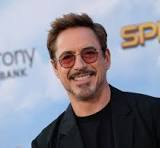
#> input picture Users/1111/Image (1).jpeg, 160 x 148 px
$ python attendance_system.py   (older library calls are emulated)
#> lines starting #> are read from the running program, lines starting #| are printed output that depends on the picture
#> (reads database/enrolment.pkl from the repository)
#> the answer given: 1
#> the answer given: Users/1111
#> the answer given: y
#> in process_single_image, image is the input picture: shape (148, 160, 3); mean B, G, R 147.5, 136.1, 137.1
### enrolment.py
"""
Direct TensorFlow Lite MediaPipe Implementation - Using .tflite models with TFLite interpreter
This implementation directly loads and uses MediaPipe .tflite models with TensorFlow Lite interpreter and uses only TFLite + OpenCV fallback
"""

import os
import sys
import gc
import atexit
import cv2
import numpy as np
import pickle
from typing import Dict, Any, Optional, List, Tuple
from datetime import datetime
import warnings

# Add utils to path
sys.path.append(os.path.dirname(__file__))

# Try to import TensorFlow Lite
HAS_TFLITE = False
try:
    import tensorflow as tf
    HAS_TFLITE = True
    print("✅ TensorFlow Lite available for direct model loading")
except ImportError:
    print("❌ TensorFlow Lite not found - will use OpenCV only")


class DirectTFLiteFaceProcessor:
    """Direct TensorFlow Lite face processor using MediaPipe .tflite models"""

    def __init__(self):
        self.tflite_available = False
        self.opencv_available = False
        self.current_mode = "unknown"

        # Model paths
        self.models_dir = "mediapipe_models"
        self.face_detection_model = None
        self.face_landmarks_model = None

        # Try to initialize TFLite models first
        self._init_tflite_models()

        # Always initialize OpenCV as fallback
        self._init_opencv()

        # Set processing mode
        if self.tflite_available:
            self.current_mode = "tflite"
            print("🎯 Using Direct TensorFlow Lite for face processing")
        elif self.opencv_available:
            self.current_mode = "opencv"
            print("🔄 Falling back to OpenCV for face processing")
        else:
            raise RuntimeError("Neither TensorFlow Lite nor OpenCV could be initialized")

    def _init_tflite_models(self):
        """Initialize TensorFlow Lite models directly"""
        if not HAS_TFLITE:
            return

        try:
            # Load face detection model
            detection_model_path = os.path.join(self.models_dir, "mediapipe_face_detection_short_range.tflite")
            if os.path.exists(detection_model_path):
                self.face_detection_model = self._load_tflite_model(detection_model_path, "Face Detection")

            # Load face landmarks model
            landmarks_model_path = os.path.join(self.models_dir, "mediapipe_face_landmark.tflite")
            if os.path.exists(landmarks_model_path):
                self.face_landmarks_model = self._load_tflite_model(landmarks_model_path, "Face Landmarks")

            # Check if we have at least face detection
            if self.face_detection_model is not None:
                self.tflite_available = True
                print("✅ TensorFlow Lite models loaded successfully")
            else:
                print("❌ No TensorFlow Lite models could be loaded")

        except Exception as e:
            print(f"❌ TensorFlow Lite initialization failed: {e}")
            self.tflite_available = False

    # [39 lines left out: function _load_tflite_model, not called in this run]

    def _init_opencv(self):
        """Initialize OpenCV face detector"""
        try:
            cascade_path = cv2.data.haarcascades + 'haarcascade_frontalface_default.xml'
            self.face_cascade = cv2.CascadeClassifier(cascade_path)

            if self.face_cascade.empty():
                raise RuntimeError("Could not load OpenCV face cascade")

            self.opencv_available = True
            print("✅ OpenCV face detector initialized")

        except Exception as e:
            print(f"❌ OpenCV initialization failed: {e}")
            self.opencv_available = False

    def detect_faces_in_image(self, image: np.ndarray) -> List[Dict[str, Any]]:
        """Detect faces using TFLite first, OpenCV fallback"""

        # Try TensorFlow Lite first
        if self.tflite_available and self.face_detection_model is not None:
            try:
                faces = self._detect_faces_tflite(image)
                if faces:  # If TFLite found faces, return them
                    return faces
                else:
                    print("🔄 TFLite found no faces, trying OpenCV fallback...")
            except Exception as e:
                print(f"⚠️ TFLite detection failed, falling back to OpenCV: {e}")
                if self.current_mode == "tflite":
                    print("🔄 Switching to OpenCV fallback mode")
                    self.current_mode = "opencv_fallback"

        # Fallback to OpenCV
        if self.opencv_available:
            return self._detect_faces_opencv(image)

        raise RuntimeError("No face detection method available")

    # [168 lines left out: functions _detect_faces_tflite, _extract_landmarks_tflite, not called in this run]

    def _detect_faces_opencv(self, image: np.ndarray) -> List[Dict[str, Any]]:
        """Detect faces using OpenCV (fallback)"""
        # Convert to grayscale for detection
        if len(image.shape) == 3:
            gray = cv2.cvtColor(image, cv2.COLOR_BGR2GRAY)
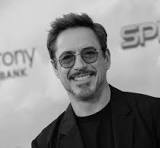
#> gray: shape (148, 160); min 0, max 230, mean 137.7
        else:
            gray = image

        # Detect faces
        face_rects = self.face_cascade.detectMultiScale(
            gray,
            scaleFactor=1.1,
            minNeighbors=5,
            minSize=(80, 80),
            flags=cv2.CASCADE_SCALE_IMAGE
        )
#> face_rects = [[37, 24, 86, 86]]

        faces = []
        for (x, y, w, h) in face_rects:
            # Extract face region
            face_region = image[y:y+h, x:x+w]

            face_info = {
                'bbox': [x, y, w, h],
                'confidence': 0.8,  # OpenCV doesn't provide confidence
                'face_region': face_region,
                'landmarks': None,  # OpenCV doesn't provide landmarks
                'method': 'opencv'
            }
            faces.append(face_info)
#> this loop made 1 pass
#> pass 1, in _detect_faces_opencv, `face_region = image[y:y+h, x:x+w]`:
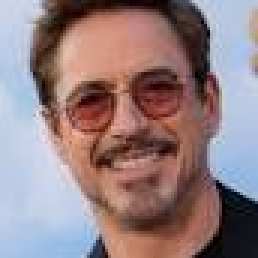
#> face_region: shape (86, 86, 3) (shown 3 times larger); mean B, G, R 129.9, 127.2, 148.2
#> after the loop, faces = 1 item

        return faces

    def extract_features(self, face_info: Dict[str, Any]) -> np.ndarray:
        """Extract features using hybrid approach"""

        face_region = face_info['face_region']
        landmarks = face_info.get('landmarks')
        method = face_info.get('method', 'unknown')

        # If we have TFLite landmarks, use them for enhanced features
        if method == 'tflite' and landmarks is not None:
            try:
                return self._extract_tflite_enhanced_features(face_region, landmarks)
            except Exception as e:
                print(f"⚠️ TFLite feature extraction failed, using traditional CV: {e}")

        # Fallback to traditional CV features
        return self._extract_traditional_features(face_region)

    # [71 lines left out: function _extract_tflite_enhanced_features, not called in this run]

    def _extract_traditional_features(self, face_region: np.ndarray) -> np.ndarray:
        """Extract traditional computer vision features"""
        try:
            # Resize to standard size
            face_resized = cv2.resize(face_region, (128, 128))

            # Convert to grayscale if needed
            if len(face_resized.shape) == 3:
                gray_face = cv2.cvtColor(face_resized, cv2.COLOR_BGR2GRAY)
            else:
                gray_face = face_resized

            features = []

            # 1. Local Binary Pattern (LBP) features
            lbp_features = self._compute_lbp_features(gray_face)
            features.extend(lbp_features[:256])  # 256 features

            # 2. Histogram of Oriented Gradients (HOG) features
            hog_features = self._compute_hog_features(gray_face)
            features.extend(hog_features[:128])  # 128 features

            # 3. Statistical features
            stat_features = self._compute_statistical_features(gray_face)
            features.extend(stat_features[:128])  # 128 features

            # Ensure exactly 512 features
            while len(features) < 512:
                features.append(0.0)

            features_array = np.array(features[:512], dtype=np.float32)

            # Normalize
            norm = np.linalg.norm(features_array)
            if norm > 0:
                features_array = features_array / norm

            return features_array

        except Exception as e:
            print(f"Feature extraction error: {e}")
            # Return zero vector as fallback
            return np.zeros(512, dtype=np.float32)

    def _compute_lbp_features(self, gray_image):
        """Compute Local Binary Pattern features"""
        features = []

        # Simple LBP computation
        rows, cols = gray_image.shape
        for i in range(1, rows-1):
            for j in range(1, cols-1):
                center = gray_image[i, j]
                binary_string = ''

                # Check 8 neighbors
                neighbors = [
                    gray_image[i-1, j-1], gray_image[i-1, j], gray_image[i-1, j+1],
                    gray_image[i, j+1], gray_image[i+1, j+1], gray_image[i+1, j],
                    gray_image[i+1, j-1], gray_image[i, j-1]
                ]

                for neighbor in neighbors:
                    binary_string += '1' if neighbor >= center else '0'

                lbp_value = int(binary_string, 2)
                if len(features) < 256:
                    features.append(lbp_value / 255.0)  # Normalize

        # Pad if needed
        while len(features) < 256:
            features.append(0.0)

        return features[:256]

    def _compute_hog_features(self, gray_image):
        """Compute Histogram of Oriented Gradients features"""
        # Compute gradients
        grad_x = cv2.Sobel(gray_image, cv2.CV_64F, 1, 0, ksize=3)
        grad_y = cv2.Sobel(gray_image, cv2.CV_64F, 0, 1, ksize=3)

        # Compute magnitude and angle
        magnitude = np.sqrt(grad_x**2 + grad_y**2)
        angle = np.arctan2(grad_y, grad_x)

        # Convert angle to degrees
        angle = np.degrees(angle) % 180

        # Create histogram of gradients
        hist_features = []

        # Divide image into cells
        cell_size = 16
        for i in range(0, gray_image.shape[0], cell_size):
            for j in range(0, gray_image.shape[1], cell_size):
                cell_mag = magnitude[i:i+cell_size, j:j+cell_size]
                cell_angle = angle[i:i+cell_size, j:j+cell_size]

                # Create histogram for this cell
                hist, _ = np.histogram(cell_angle.ravel(), bins=9, range=(0, 180),
                                     weights=cell_mag.ravel())
                hist_features.extend(hist / (np.sum(hist) + 1e-6))  # Normalize

                if len(hist_features) >= 128:
                    break
            if len(hist_features) >= 128:
                break

        # Pad if needed
        while len(hist_features) < 128:
            hist_features.append(0.0)

        return hist_features[:128]

    def _compute_statistical_features(self, gray_image):
        """Compute statistical features"""
        features = []

        # Global statistics
        features.extend([
            np.mean(gray_image), np.std(gray_image),
            np.min(gray_image), np.max(gray_image),
            np.median(gray_image), np.percentile(gray_image, 25),
            np.percentile(gray_image, 75)
        ])

        # Regional statistics (divide image into 4x4 grid)
        h, w = gray_image.shape
        cell_h, cell_w = h // 4, w // 4

        for i in range(4):
            for j in range(4):
                region = gray_image[i*cell_h:(i+1)*cell_h, j*cell_w:(j+1)*cell_w]
                features.extend([
                    np.mean(region), np.std(region),
                    np.min(region), np.max(region)
                ])

                if len(features) >= 128:
                    return features[:128]

        # Pad if needed
        while len(features) < 128:
            features.append(0.0)

        return features[:128]

    # [10 lines left out: function get_processing_info, not called in this run]


class DirectTFLiteDatabase:
    """Database manager for direct TFLite system"""

    # [67 lines left out: functions __init__, load_database, add_person, save_database, not called in this run]

    def get_all_persons(self) -> Dict[str, Any]:
        """Get all persons data"""
        return self.data['persons']

    # [156 lines left out: functions get_statistics, process_images_from_folder, main, not called in this run]


# [2 lines that do not run on import are left out]

### attendance_system.py
"""
Face Recognition Attendance System
Uses the enrollment database to identify faces from input images
Supports multiple image formats and provides similarity scoring
"""

import os
import sys
import cv2
import numpy as np
import pickle
from typing import Dict, Any, List, Tuple, Optional
from datetime import datetime
import warnings
from pathlib import Path

# Add current directory to path for imports
sys.path.append(os.path.dirname(__file__))

# Import the face processor from enrollment system
try:
    from enrolment import DirectTFLiteFaceProcessor
    print("✅ Imported face processor from enrollment system")
except ImportError as e:
    print(f"❌ Could not import face processor: {e}")
    sys.exit(1)


class AttendanceDatabase:
    """Manages attendance records storage and retrieval"""

    def __init__(self, attendance_db_path: str = "database/attendance.pkl"):
        self.attendance_db_path = attendance_db_path
        self.attendance_data = {
            'metadata': {
                'created_date': datetime.now().isoformat(),
                'total_records': 0,
                'version': '1.0'
            },
            'records': []
        }
        self.load_attendance_database()

    def load_attendance_database(self):
        """Load existing attendance database"""
        try:
            if os.path.exists(self.attendance_db_path):
                with open(self.attendance_db_path, 'rb') as f:
                    self.attendance_data = pickle.load(f)
                print(f"✅ Attendance database loaded: {len(self.attendance_data['records'])} records")
            else:
                # Create directory if it doesn't exist
                os.makedirs(os.path.dirname(self.attendance_db_path), exist_ok=True)
                print("📝 New attendance database will be created")
        except Exception as e:
            print(f"❌ Attendance database load error: {e}")
            print("📝 Starting with empty attendance database")

    # [63 lines left out: functions add_attendance_record, save_attendance_database, get_attendance_by_date, get_attendance_summary, not called in this run]


class AttendanceSystem:
    """Face recognition attendance system"""

    def __init__(self, database_path: str = "database/enrolment.pkl",
                 similarity_threshold: float = 0.7):
        """
        Initialize attendance system

        Args:
            database_path: Path to enrollment database
            similarity_threshold: Minimum similarity score for identification (0-1)
        """
        self.database_path = database_path
        self.similarity_threshold = similarity_threshold
        self.enrollment_data = {}
        self.face_processor = None

        # Initialize attendance database
        self.attendance_db = AttendanceDatabase()

        # Initialize face processor
        print("🚀 Initializing Face Recognition Attendance System...")
        try:
            self.face_processor = DirectTFLiteFaceProcessor()
            print("✅ Face processor initialized successfully")
        except Exception as e:
            print(f"❌ Failed to initialize face processor: {e}")
            raise

        # Load enrollment database
        self.load_database()

    def load_database(self):
        """Load the enrollment database"""
        try:
            if not os.path.exists(self.database_path):
                print(f"❌ Database not found at {self.database_path}")
                print("💡 Please run the enrollment system first to create the database")
                return

            with open(self.database_path, 'rb') as f:
                data = pickle.load(f)

            self.enrollment_data = data.get('persons', {})
            metadata = data.get('metadata', {})

            total_persons = len(self.enrollment_data)
            print(f"✅ Database loaded successfully")
            print(f"📊 Total enrolled persons: {total_persons}")
            print(f"🔧 Processing mode: {metadata.get('processing_mode', 'unknown')}")
            print(f"📅 Last modified: {metadata.get('last_modified', 'unknown')}")

            if total_persons == 0:
                print("⚠️ No persons found in database. Please enroll some people first.")

        except Exception as e:
            print(f"❌ Error loading database: {e}")
            self.enrollment_data = {}

    def cosine_similarity(self, embedding1: np.ndarray, embedding2: np.ndarray) -> float:
        """
        Calculate cosine similarity between two embeddings

        Args:
            embedding1: First embedding vector
            embedding2: Second embedding vector

        Returns:
            Similarity score between 0 and 1 (1 = identical, 0 = completely different)
        """
        try:
            # Normalize embeddings
            norm1 = np.linalg.norm(embedding1)
            norm2 = np.linalg.norm(embedding2)

            if norm1 == 0 or norm2 == 0:
                return 0.0

            normalized1 = embedding1 / norm1
            normalized2 = embedding2 / norm2

            # Calculate cosine similarity
            similarity = np.dot(normalized1, normalized2)

            # Convert to 0-1 range (cosine similarity is -1 to 1)
            similarity = (similarity + 1) / 2

            return float(np.clip(similarity, 0.0, 1.0))

        except Exception as e:
            print(f"Error calculating similarity: {e}")
            return 0.0

    def identify_person(self, query_embedding: np.ndarray) -> Tuple[str, float]:
        """
        Identify a person by comparing against all enrolled embeddings

        Args:
            query_embedding: Face embedding to identify

        Returns:
            Tuple of (person_id, confidence_score) or ("unknown", 0.0)
        """
        if not self.enrollment_data:
            return "unknown", 0.0

        best_match = "unknown"
        best_score = 0.0

        for person_id, person_data in self.enrollment_data.items():
            # Get all embeddings for this person
            embeddings = person_data.get('embeddings', [])

            if not embeddings:
                continue

            # Compare against all embeddings for this person
            scores = []
            for stored_embedding in embeddings:
                stored_emb_array = np.array(stored_embedding, dtype=np.float32)
                similarity = self.cosine_similarity(query_embedding, stored_emb_array)
                scores.append(similarity)

            # Use the maximum similarity score for this person
            person_best_score = max(scores) if scores else 0.0

            # Also compare with aggregated embedding if available
            if 'aggregated_embedding' in person_data:
                aggregated_emb = np.array(person_data['aggregated_embedding'], dtype=np.float32)
                agg_similarity = self.cosine_similarity(query_embedding, aggregated_emb)
                person_best_score = max(person_best_score, agg_similarity)

            # Update best match
            if person_best_score > best_score:
                best_score = person_best_score
                best_match = person_id

        # Check if score meets threshold
        if best_score < self.similarity_threshold:
            return "unknown", best_score

        return best_match, best_score

    def process_single_image(self, image_path: str) -> List[Dict[str, Any]]:
        """
        Process a single image and identify all faces

        Args:
            image_path: Path to the image file

        Returns:
            List of identification results for each face found
        """
        results = []

        try:
            # Load image
            image = cv2.imread(image_path)
            if image is None:
                print(f"❌ Could not load image: {image_path}")
                return results

            # Detect faces
            faces = self.face_processor.detect_faces_in_image(image)
#> faces = 1 item
#> (the rest of the program and of its run is left out)
